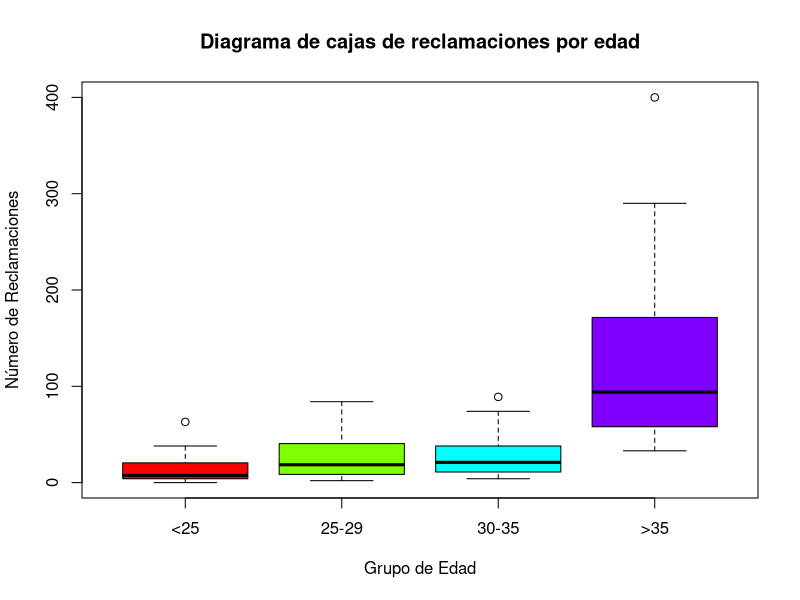

R code for this plot:
## ---- chunk 1
library(MASS)
data(Insurance)

tapply(Insurance$Claims, Insurance$Age, summary)

## ---- chunk 2

tapply(Insurance$Claims, Insurance$Age, IQR)

boxplot(Claims ~ Age, data = Insurance, 
        col = rainbow(4), 
        main = "Diagrama de cajas de reclamaciones por edad",
        xlab = "Grupo de Edad", 
        ylab = "Número de Reclamaciones")

## ---- chunk 3
quantile(Insurance$Claims, 0.9)
